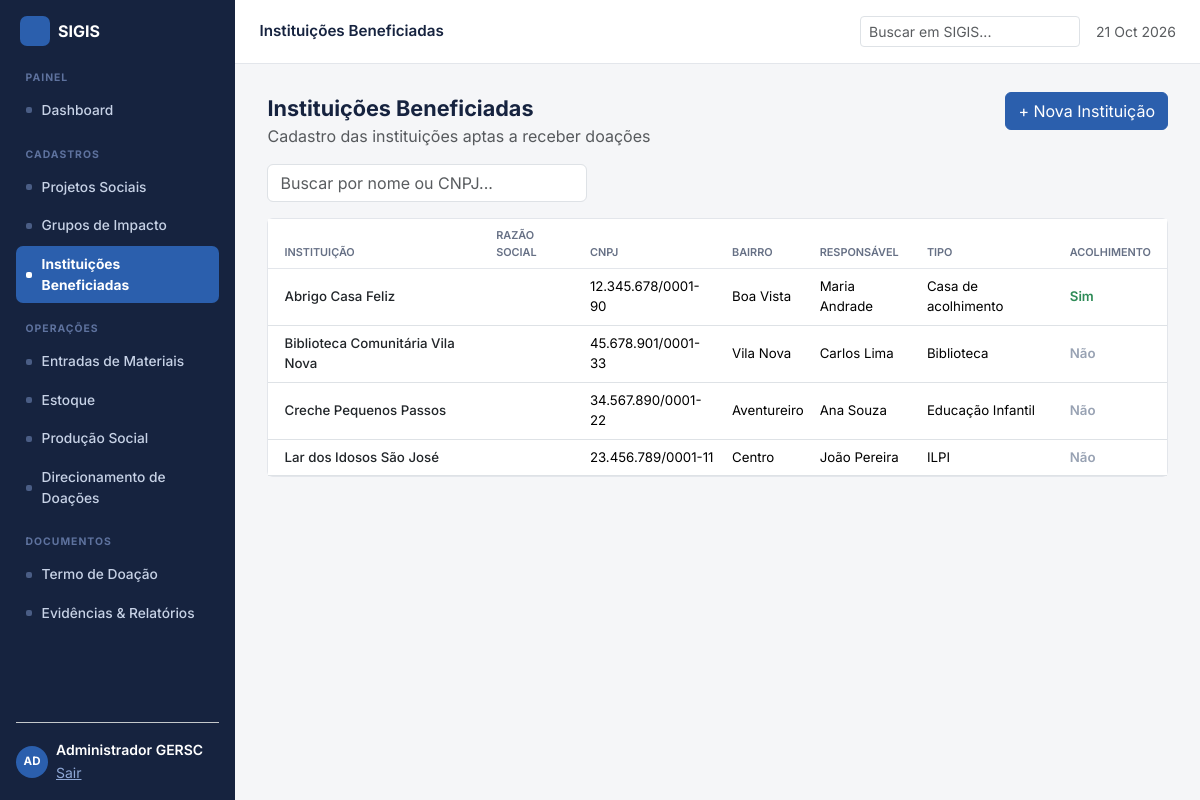
The app's page /instituicoes.php (signed in) with its own data.
### tables this page shows
CREATE TABLE instituicoes (
  id INT AUTO_INCREMENT PRIMARY KEY,
  nome VARCHAR(150) NOT NULL,
  razao_social VARCHAR(200),
  cnpj VARCHAR(20) NOT NULL UNIQUE,
  bairro VARCHAR(100),
  responsavel VARCHAR(150),
  tipo VARCHAR(100),
  acolhimento TINYINT(1) NOT NULL DEFAULT 0
);

### includes/functions.php (called while the page is built, shortened)
<?php
function e($s) {
    return htmlspecialchars((string)$s, ENT_QUOTES, 'UTF-8');
}

### instituicoes.php (the view, shortened to what this page needs)
<?php
require_once __DIR__ . '/includes/bootstrap.php';
$q = isset($_GET['q']) ? trim($_GET['q']) : '';
$stmt = $pdo->prepare('SELECT * FROM instituicoes WHERE nome LIKE ? OR cnpj LIKE ? ORDER BY nome');
$stmt->execute(array('%' . $q . '%', '%' . $q . '%'));
$instituicoes = $stmt->fetchAll();
require __DIR__ . '/includes/layout_top.php';
?>
<div class="d-flex justify-content-between align-items-start mb-3">
  <div>
    <div class="fw-bold" style="font-size:1.35rem">Instituições Beneficiadas</div>
    <div class="text-muted">Cadastro das instituições aptas a receber doações</div>
  </div>
  <button class="btn btn-sigis" data-bs-toggle="modal" data-bs-target="#modalInstituicao">+ Nova Instituição</button>
</div>
<form method="get" class="mb-3">
  <input type="text" name="q" class="form-control" style="width:320px" placeholder="Buscar por nome ou CNPJ..." value="<?php echo e($q); ?>" onchange="this.form.submit()">
</form>
<div class="card">
  <div class="table-responsive">
    <table class="table table-sigis mb-0">
      <thead><tr><th class="ps-3">Instituição</th><th>Razão Social</th><th>CNPJ</th><th>Bairro</th><th>Responsável</th><th>Tipo</th><th class="pe-3">Acolhimento</th></tr></thead>
      <tbody>
        <?php foreach ($instituicoes as $i) { ?>
          <tr>
            <td class="ps-3 fw-medium text-dark"><?php echo e($i['nome']); ?></td>
            <td><?php echo e($i['razao_social']); ?></td>
            <td><?php echo e($i['cnpj']); ?></td>
            <td><?php echo e($i['bairro']); ?></td>
            <td><?php echo e($i['responsavel']); ?></td>
            <td><?php echo e($i['tipo']); ?></td>
            <td class="pe-3 fw-semibold" style="color:<?php echo $i['acolhimento'] ? '#2E8B57' : '#98A2B3'; ?>"><?php echo $i['acolhimento'] ? 'Sim' : 'Não'; ?></td>
          </tr>
        <?php } ?>
      </tbody>
    </table>
  </div>
</div>
<?php require __DIR__ . '/includes/layout_bottom.php'; ?>

### assets/css/style.css (style rules this page uses)
:root { --navy:#16233F; --blue:#2B5FAD; --blue-dark:#1E4685; --blue-mid:#5B85C4; --blue-light:#8FA8D6; --blue-pale:#C7D4EA; --bg:#F5F6F8; --border:#E3E6EB; --border-light:#F0F1F4; --muted:#667085; --muted2:#98A2B3; --green:#2E8B57; --green-bg:#E8F5EC; --orange:#C1662F; --orange-bg:#FBEDE3; --red:#9B2C2C; --red-bg:#F3E7E7; --accent-bg:#EAF1FB; --accent-text:#1E4685; }
body { background:var(--bg);font-family:'Inter',system-ui,-apple-system,sans-serif;color:var(--navy) }
.btn-sigis { background:var(--blue);border-color:var(--blue);color:#fff }
.card { border-color:var(--border) }
.table-sigis thead th { font-size:.68rem;text-transform:uppercase;color:var(--muted);font-weight:600;border-bottom:1px solid var(--border) }
.table-sigis td { font-size:.83rem;vertical-align:middle }

### records on screen
instituicoes: nome "Abrigo Casa Feliz", cnpj "12.345.678/0001-90", bairro "Boa Vista", responsavel "Maria Andrade", tipo "Casa de acolhimento", acolhimento "Sim"
instituicoes: nome "Biblioteca Comunitária Vila Nova", cnpj "45.678.901/0001-33", bairro "Vila Nova", responsavel "Carlos Lima", tipo "Biblioteca", acolhimento "Não"
instituicoes: nome "Creche Pequenos Passos", cnpj "34.567.890/0001-22", bairro "Aventureiro", responsavel "Ana Souza", tipo "Educação Infantil", acolhimento "Não"
instituicoes: nome "Lar dos Idosos São José", cnpj "23.456.789/0001-11", bairro "Centro", responsavel "João Pereira", tipo "ILPI", acolhimento "Não"

### other values on screen
$group['label'] "PAINEL"
$item['label'] "Dashboard"
$group['label'] "CADASTROS"
$item['label'] "Projetos Sociais"
$item['label'] "Grupos de Impacto"
$item['label'] "Instituições Beneficiadas"
$group['label'] "OPERAÇÕES"
$item['label'] "Entradas de Materiais"
$item['label'] "Estoque"
$item['label'] "Produção Social"
$item['label'] "Direcionamento de Doações"
$group['label'] "DOCUMENTOS"
$item['label'] "Termo de Doação"
$item['label'] "Evidências & Relatórios"
$u['nome'] "Administrador GERSC"
